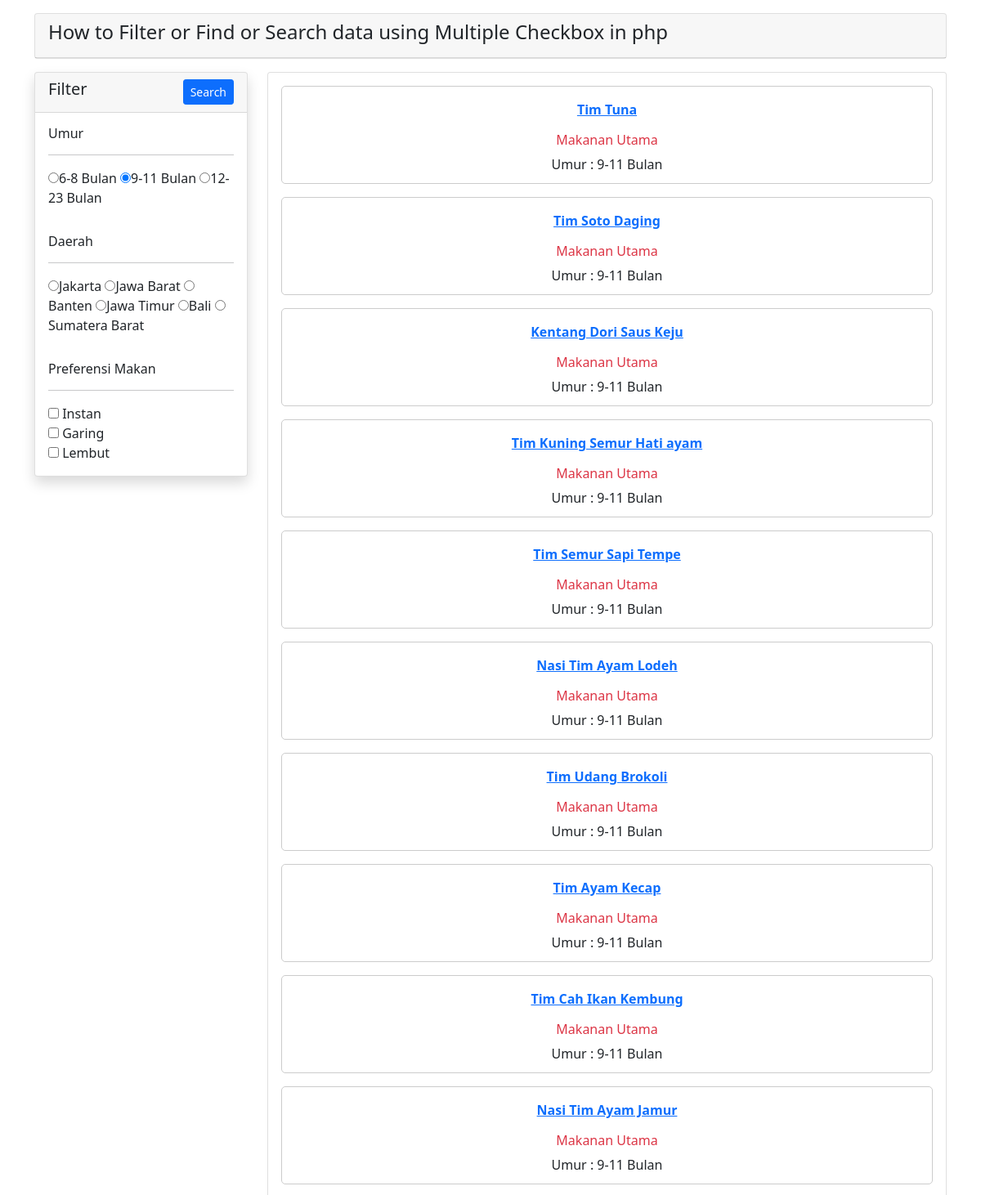
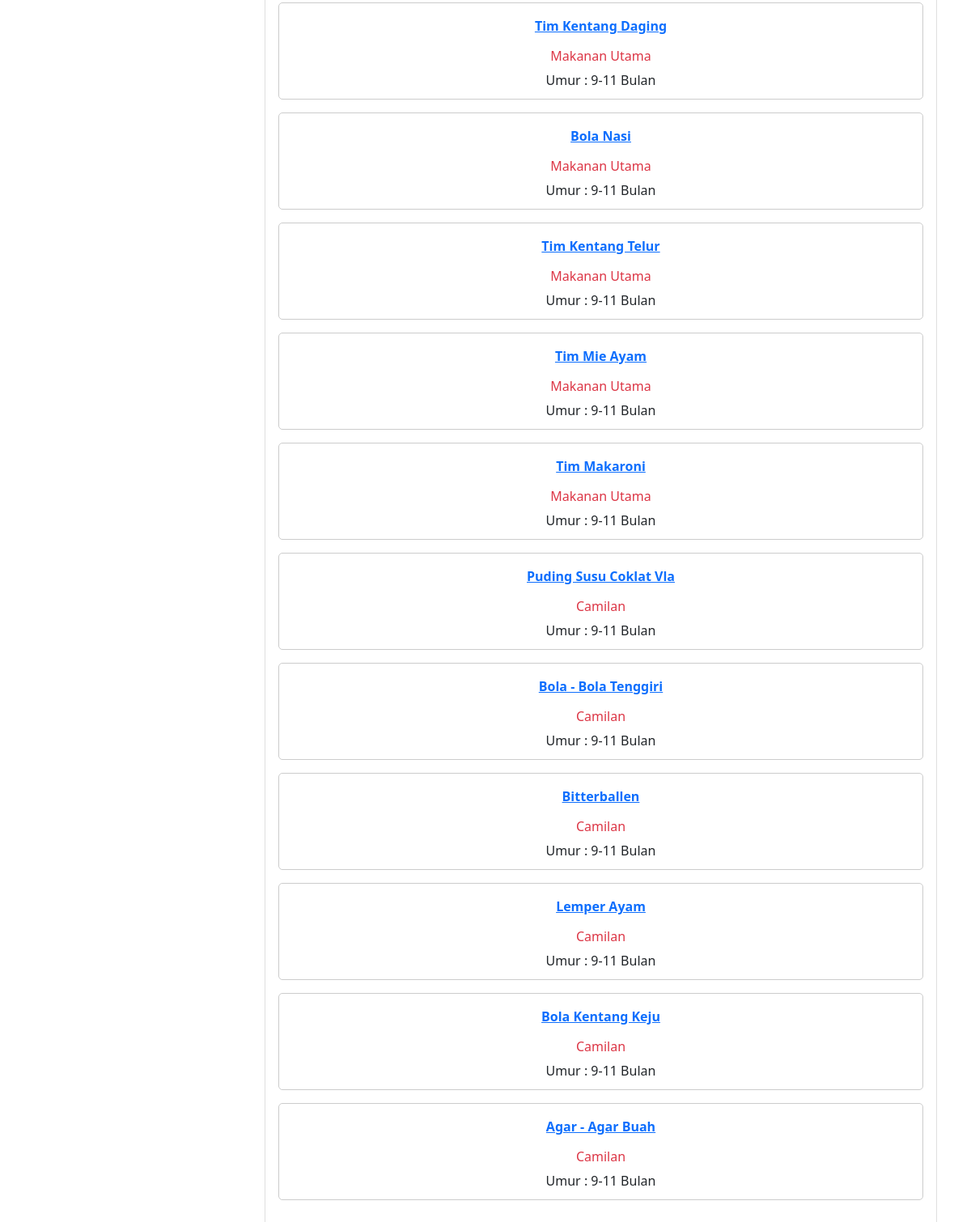
The page /index.php?umur=2 on the database its author committed (2 pictures, top to bottom).
### tables this page shows
CREATE TABLE `preferensi`  (
  `preferensi_id` int(0) NOT NULL AUTO_INCREMENT,
  `jenis` varchar(100) NOT NULL,
  PRIMARY KEY (`preferensi_id`) USING BTREE
);

CREATE TABLE `menu_mpasi`  (
  `menu_id` int(0) NOT NULL AUTO_INCREMENT,
  `umur_id` int(0) NOT NULL,
  `kategori_id` int(0) NOT NULL,
  `menu` varchar(100) NOT NULL,
  `gambar` text NOT NULL,
  PRIMARY KEY (`menu_id`) USING BTREE,
  INDEX `umur_id`(`umur_id`) USING BTREE,
  INDEX `kategori_id`(`kategori_id`) USING BTREE,
  CONSTRAINT `menu_mpasi_ibfk_1` FOREIGN KEY (`umur_id`) REFERENCES `umur` (`umur_id`) ON DELETE RESTRICT ON UPDATE RESTRICT,
  CONSTRAINT `menu_mpasi_ibfk_2` FOREIGN KEY (`kategori_id`) REFERENCES `kategori` (`kategori_id`) ON DELETE RESTRICT ON UPDATE RESTRICT
);

CREATE TABLE `kategori`  (
  `kategori_id` int(0) NOT NULL AUTO_INCREMENT,
  `deskripsi` varchar(200) NOT NULL,
  PRIMARY KEY (`kategori_id`) USING BTREE
);

CREATE TABLE `umur`  (
  `umur_id` int(0) NOT NULL AUTO_INCREMENT,
  `umur` varchar(200) NOT NULL,
  PRIMARY KEY (`umur_id`) USING BTREE
);

### index.php (the view, shortened to what this page needs)
<!DOCTYPE html>
<html lang="en">
<head>
    <link href="https://cdn.jsdelivr.net/npm/bootstrap@5.0.0-beta1/dist/css/bootstrap.min.css" rel="stylesheet">
</head>
<body>
    <div class="container">
        <div class="row">
            <div class="col-md-12">
                <div class="card mt-3">
                    <div class="card-header">
                        <h4>How to Filter or Find or Search data using Multiple Checkbox in php</h4>
                    </div>
                </div>
            </div>
            <div class="col-md-3">
                <form action="" method="GET">
                    <div class="card shadow mt-3">
                        <div class="card-header">
                            <h5>Filter
                                <button type="submit" class="btn btn-primary btn-sm float-end">Search</button>
                            </h5>
                        </div>
                        <div class="card-body">
                            <h6> Umur </h6>
                            <hr>
                            <?php
                                $con = mysqli_connect("localhost","root","","codingan_ta");
                                        ?>
                                            <div>
                                                <input type="radio" name="umur"
                                                    <?php if (isset($_GET['umur']) && $_GET['umur']==1) {echo "checked";}?>
                                                    value=1>6-8 Bulan
                                                <input type="radio" name="umur"
                                                    <?php if (isset($_GET['umur']) && $_GET['umur']==2) {echo "checked";}?>
                                                    value=2>9-11 Bulan
                                                 <input type="radio" name="umur"
                                                    <?php if (isset($_GET['umur']) && $_GET['umur']==3) {echo "checked";}?>
                                                    value=3>12-23 Bulan
                                            </div>
                        </div>
                        <div class="card-body">
                            <h6>Daerah</h6>
                            <hr>
                                <div>
                                <input type="radio" name="lokasi"
                                     <?php if (isset($_GET['lokasi']) && $_GET['lokasi']==1) {echo "checked";}?>
                                     value=1>Jakarta
                                <input type="radio" name="lokasi"
                                     <?php if (isset($_GET['lokasi']) && $_GET['lokasi']==2) {echo "checked";}?>
                                     value=2>Jawa Barat
                                <input type="radio" name="lokasi"
                                     <?php if (isset($_GET['lokasi']) && $_GET['lokasi']==3) {echo "checked";}?>
                                     value=3>Banten
                                     <input type="radio" name="lokasi"
                                     <?php if (isset($_GET['lokasi']) && $_GET['lokasi']==4) {echo "checked";}?>
                                     value=4>Jawa Timur
                                <input type="radio" name="lokasi"
                                     <?php if (isset($_GET['lokasi']) && $_GET['lokasi']==5) {echo "checked";}?>
                                     value=5>Bali
                                <input type="radio" name="lokasi"
                                     <?php if (isset($_GET['lokasi']) && $_GET['lokasi']==6) {echo "checked";}?>
                                     value=6>Sumatera Barat
                                            </div>
                        </div>
                        <div class="card-body">
                            <h6> Preferensi Makan </h6>
                            <hr>
                            <?php
                                $kesukaan_query = "SELECT * FROM preferensi";
                                $kesukaan_query_run  = mysqli_query($con, $kesukaan_query);
                                if(mysqli_num_rows($kesukaan_query_run) > 0)
                                {
                                    foreach($kesukaan_query_run as $kesukaanlist)
                                    {
                                        $checked = [];
                                        ?>
                                            <div>
                                                <input type="checkbox" name="jenis[]" value="<?= $kesukaanlist['preferensi_id']; ?>"
                                                    <?php if(in_array($kesukaanlist['preferensi_id'], $checked)){ echo "checked"; } ?>
                                                 />
                                                <?= $kesukaanlist['jenis']; ?>
                                            </div>
                                        <?php
                                    }
                                }
                                else
                                {
                                    echo "Tidak ada Preferensi yang cocok";
                                }
                            ?>
                        </div>
                    </div>
                </form>
            </div>
            <div class="col-md-9 mt-3">
                <div class="card ">
                    <div class="card-body row">
                        <?php
							$umur = $_GET['umur'];
							$query = "select distinct  a.menu_id id, a.menu menu, b.umur umur, c.deskripsi kategori from
										menu_mpasi a
										join umur b on a.umur_id = b.umur_id
										join kategori c on a.kategori_id = c.kategori_id
										join menu_lokasi d on d.menu_id = a.menu_id
										join (
												select a.menu_id
												from menu_mpasi a
										";
							$query .= ") pref on a.menu_id = pref.menu_id
											where 1=1 ";
							if(isset($umur)) $query .= " and b.umur_id = $umur";
							$menu_run = mysqli_query($con, $query);
							if(mysqli_num_rows($menu_run) > 0)
							{
								foreach($menu_run as $menuitems) :
									   echo' <div>
											<div style="border:1px solid #ccc; border-radius:5px; padding:16px; margin-bottom:16px; height:120px;">
											<p align="center"><strong><a href="#">'. $menuitems['menu'] .'</a></strong></p>
											<h6 style="text-align:center;" class="text-danger" >'. $menuitems['kategori'] .'</h6>
											<p style="text-align:center;">Umur : '. $menuitems['umur'].' <br />
										</div>
									';
								endforeach;
							}
							else
							{
								echo "Rekomendasi Belum Tersedia";
							}
                        ?>
                    </div>
                </div>
            </div>
        </div>
    </div>
</body>
</html>

### rows shown on the page
preferensi: jenis "Instan"
preferensi: jenis "Garing"
preferensi: jenis "Lembut"
menu_mpasi: menu "Tim Tuna", kategori.deskripsi "Makanan Utama", umur.umur "9-11 Bulan"
menu_mpasi: menu "Tim Soto Daging", kategori.deskripsi "Makanan Utama", umur.umur "9-11 Bulan"
menu_mpasi: menu "Kentang Dori Saus Keju", kategori.deskripsi "Makanan Utama", umur.umur "9-11 Bulan"
menu_mpasi: menu "Tim Kuning Semur Hati ayam", kategori.deskripsi "Makanan Utama", umur.umur "9-11 Bulan"
menu_mpasi: menu "Tim Semur Sapi Tempe", kategori.deskripsi "Makanan Utama", umur.umur "9-11 Bulan"
menu_mpasi: menu "Nasi Tim Ayam Lodeh", kategori.deskripsi "Makanan Utama", umur.umur "9-11 Bulan"
menu_mpasi: menu "Tim Udang Brokoli", kategori.deskripsi "Makanan Utama", umur.umur "9-11 Bulan"
menu_mpasi: menu "Tim Ayam Kecap", kategori.deskripsi "Makanan Utama", umur.umur "9-11 Bulan"
menu_mpasi: menu "Tim Cah Ikan Kembung", kategori.deskripsi "Makanan Utama", umur.umur "9-11 Bulan"
menu_mpasi: menu "Nasi Tim Ayam Jamur", kategori.deskripsi "Makanan Utama", umur.umur "9-11 Bulan"
menu_mpasi: menu "Tim Kentang Daging", kategori.deskripsi "Makanan Utama", umur.umur "9-11 Bulan"
menu_mpasi: menu "Bola Nasi", kategori.deskripsi "Makanan Utama", umur.umur "9-11 Bulan"
menu_mpasi: menu "Tim Kentang Telur", kategori.deskripsi "Makanan Utama", umur.umur "9-11 Bulan"
menu_mpasi: menu "Tim Mie Ayam", kategori.deskripsi "Makanan Utama", umur.umur "9-11 Bulan"
menu_mpasi: menu "Tim Makaroni", kategori.deskripsi "Makanan Utama", umur.umur "9-11 Bulan"
menu_mpasi: menu "Puding Susu Coklat Vla", kategori.deskripsi "Camilan", umur.umur "9-11 Bulan"
menu_mpasi: menu "Bola - Bola Tenggiri", kategori.deskripsi "Camilan", umur.umur "9-11 Bulan"
menu_mpasi: menu "Bitterballen", kategori.deskripsi "Camilan", umur.umur "9-11 Bulan"
menu_mpasi: menu "Lemper Ayam", kategori.deskripsi "Camilan", umur.umur "9-11 Bulan"
menu_mpasi: menu "Bola Kentang Keju", kategori.deskripsi "Camilan", umur.umur "9-11 Bulan"
menu_mpasi: menu "Agar - Agar Buah", kategori.deskripsi "Camilan", umur.umur "9-11 Bulan"
